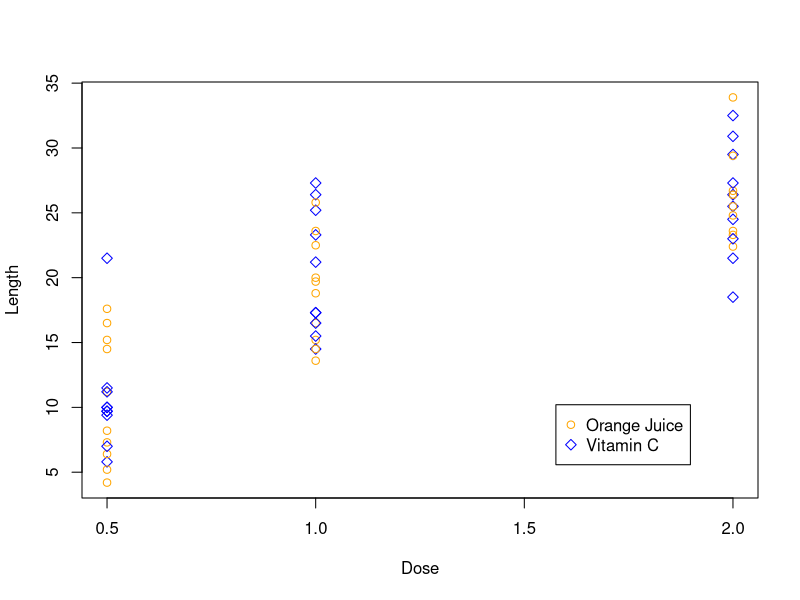
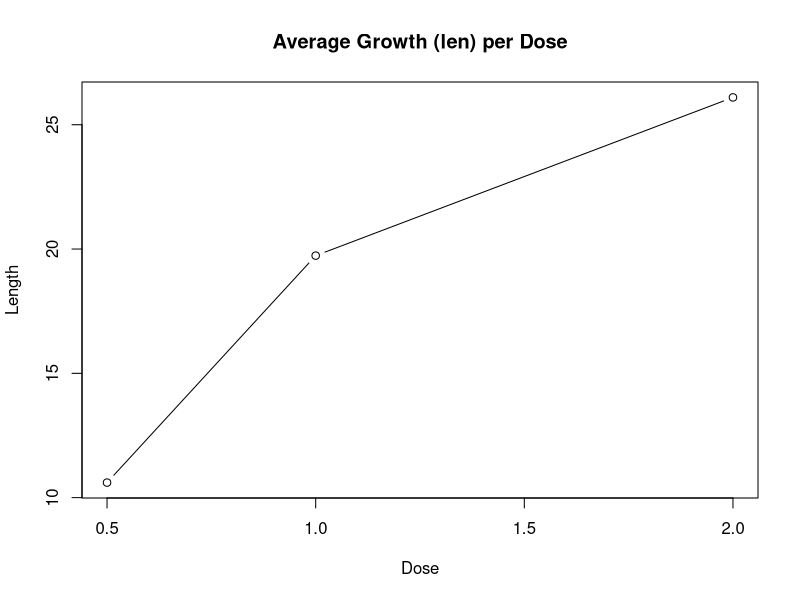

Here is the R script that generated these plots, in order:
## ---- chunk 1
library(datasets)
data("ToothGrowth")
attach(ToothGrowth)
## ---- chunk 2
str(ToothGrowth)

# Plotting the raw data 

plot(dose,len,xlab="Dose",ylab= "Length",pch = c(1, 5), col = c("orange", "blue"))
legend("bottomright", inset = c(0.1, 0.08), c("Orange Juice", "Vitamin C"), 
    pch = c(1, 5), col = c("orange", "blue"))


#Plotting the Average Length per dose
ToothAggr <- aggregate(len ~ dose, , mean)
plot(ToothAggr, type = "b", xlab = "Dose", ylab = "Length", main = "Average Growth (len) per Dose")
## ---- chunk 3
summary(ToothGrowth)
## ---- chunk 4
OJ = ToothGrowth$len[ToothGrowth$supp == 'OJ']
VC = ToothGrowth$len[ToothGrowth$supp == 'VC']

## ---- chunk 5
t.test(OJ, VC, alternative = "greater", paired = FALSE, var.equal = FALSE, conf.level = 0.95)
## ---- chunk 6
# split data set
doseHalf = ToothGrowth$len[ToothGrowth$dose == 0.5]
doseOne = ToothGrowth$len[ToothGrowth$dose == 1]
doseTwo = ToothGrowth$len[ToothGrowth$dose == 2]
## ---- chunk 7
t.test(doseHalf, doseOne, alternative = "less", paired = FALSE, var.equal = FALSE, conf.level = 0.95)

t.test(doseOne, doseTwo, alternative = "less", paired = FALSE, var.equal = FALSE, conf.level = 0.95)
## ---- chunk 8
OJ2 = ToothGrowth$len[ToothGrowth$supp == 'OJ' & ToothGrowth$dose == 2]
VC2 = ToothGrowth$len[ToothGrowth$supp == 'VC' & ToothGrowth$dose == 2]
## ---- chunk 9
t.test(OJ2, VC2, alternative = "two.sided", paired = FALSE, var.equal = FALSE, conf.level = 0.95)
